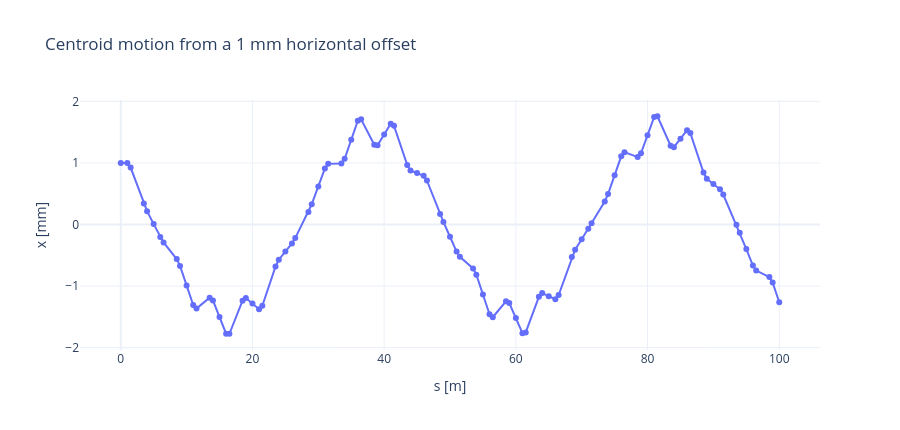
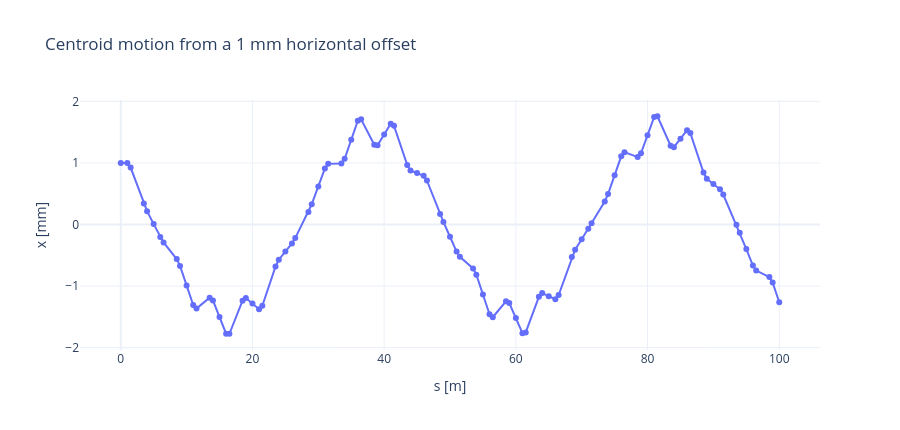

The cell these charts' notebook holds for them, in order:
### Markdown cell above
**Q6) How many oscillations does a single particle make in 100 m?**

You can calculate this from the tune, but the cell below also launches a 1 mm horizontal centroid offset. The centroid follows the same linear equations as a single particle.

### Code cell
tw_centroid = qfh.centroid_orbit(fodo_100m, x0=1e-3, px0=0.0)
qfh.plot_centroid(tw_centroid)

### Figure 1 — Plotly figure (JSON) as saved in the notebook; plotly's stock layout.template omitted (floating-point values rounded to 4 significant figures)
{"data": [{"hovertemplate": "%{text}<br>s = %{x:.4g} m<br>x = %{y:.5g} mm<extra></extra>", "mode": "lines+markers", "name": "x centroid", "text": ["D1_c01", "QF_c01", "D2_c01", "QD_c01", "D3_c01", "D1_c02", "QF_c02", "D2_c02", "QD_c02", "D3_c02", "D1_c03", "QF_c03", "D2_c03", "QD_c03", "D3_c03", "D1_c04", "QF_c04", "D2_c04", "QD_c04", "D3_c04", "D1_c05", "QF_c05", "D2_c05", "QD_c05", "D3_c05", "D1_c06", "QF_c06", "D2_c06", "QD_c06", "D3_c06", "D1_c07", "QF_c07", "D2_c07", "QD_c07", "D3_c07", "D1_c08", "QF_c08", "D2_c08", "QD_c08", "D3_c08", "D1_c09", "QF_c09", "D2_c09", "QD_c09", "D3_c09", "D1_c10", "QF_c10", "D2_c10", "QD_c10", "D3_c10", "D1_c11", "QF_c11", "D2_c11", "QD_c11", "D3_c11", "D1_c12", "QF_c12", "D2_c12", "QD_c12", "D3_c12", "D1_c13", "QF_c13", "D2_c13", "QD_c13", "D3_c13", "D1_c14", "QF_c14", "D2_c14", "QD_c14", "D3_c14", "D1_c15", "QF_c15", "D2_c15", "QD_c15", "D3_c15", "D1_c16", "QF_c16", "D2_c16", "QD_c16", "D3_c16", "D1_c17", "QF_c17", "D2_c17", "QD_c17", "D3_c17", "D1_c18", "QF_c18", "D2_c18", "QD_c18", "D3_c18", "D1_c19", "QF_c19", "D2_c19", "QD_c19", "D3_c19", "D1_c20", "QF_c20", "D2_c20", "QD_c20", "D3_c20", "_end_point"], "type": "scatter", "x": [0.0, 1.0, 1.5, 3.5, 4.0, 5.0, 6.0, 6.5, 8.5, 9.0, 10.0, 11.0, 11.5, 13.5, 14.0, 15.0, 16.0, 16.5, 18.5, 19.0, 20.0, 21.0, 21.5, 23.5, 24.0, 25.0, 26.0, 26.5, 28.5, 29.0, 30.0, 31.0, 31.5, 33.5, 34.0, 35.0, 36.0, 36.5, 38.5, 39.0, 40.0, 41.0, 41.5, 43.5, 44.0, 45.0, 46.0, 46.5, 48.5, 49.0, 50.0, 51.0, 51.5, 53.5, 54.0, 55.0, 56.0, 56.5, 58.5, 59.0, 60.0, 61.0, 61.5, 63.5, 64.0, 65.0, 66.0, 66.5, 68.5, 69.0, 70.0, 71.0, 71.5, 73.5, 74.0, 75.0, 76.0, 76.5, 78.5, 79.0, 80.0, 81.0, 81.5, 83.5, 84.0, 85.0, 86.0, 86.5, 88.5, 89.0, 90.0, 91.0, 91.5, 93.5, 94.0, 95.0, 96.0, 96.5, 98.5, 99.0, 100.0], "y": [1.0, 1.0, 0.9259, 0.3408, 0.2167, 0.006789, -0.2032, -0.2905, -0.5604, -0.6722, -0.9897, -1.307, -1.365, -1.189, -1.233, -1.504, -1.774, -1.775, -1.237, -1.194, -1.285, -1.376, -1.319, -0.6831, -0.5719, -0.4399, -0.3078, -0.2206, 0.2041, 0.3284, 0.6197, 0.9109, 0.9855, 0.9918, 1.069, 1.377, 1.686, 1.711, 1.296, 1.288, 1.463, 1.639, 1.603, 0.9687, 0.8797, 0.8364, 0.7932, 0.7133, 0.1691, 0.0425, -0.1983, -0.439, -0.5239, -0.7129, -0.8154, -1.136, -1.457, -1.506, -1.247, -1.276, -1.521, -1.765, -1.754, -1.174, -1.115, -1.164, -1.213, -1.147, -0.5283, -0.4099, -0.2396, -0.06931, 0.01886, 0.3748, 0.4945, 0.8012, 1.108, 1.175, 1.095, 1.158, 1.452, 1.745, 1.759, 1.282, 1.257, 1.394, 1.532, 1.485, 0.8437, 0.7433, 0.6576, 0.5719, 0.4877, -0.005646, -0.1325, -0.3997, -0.6668, -0.7477, -0.8523, -0.9438, -1.262]}], "layout": {"height": 430, "title": {"text": "Centroid motion from a 1 mm horizontal offset"}, "width": 900, "xaxis": {"title": {"text": "s [m]"}}, "yaxis": {"title": {"text": "x [mm]"}}}}

### Figure 2 — Plotly figure (JSON) as saved in the notebook; plotly's stock layout.template omitted (floating-point values rounded to 4 significant figures)
{"data": [{"hovertemplate": "%{text}<br>s = %{x:.4g} m<br>x = %{y:.5g} mm<extra></extra>", "mode": "lines+markers", "name": "x centroid", "text": ["D1_c01", "QF_c01", "D2_c01", "QD_c01", "D3_c01", "D1_c02", "QF_c02", "D2_c02", "QD_c02", "D3_c02", "D1_c03", "QF_c03", "D2_c03", "QD_c03", "D3_c03", "D1_c04", "QF_c04", "D2_c04", "QD_c04", "D3_c04", "D1_c05", "QF_c05", "D2_c05", "QD_c05", "D3_c05", "D1_c06", "QF_c06", "D2_c06", "QD_c06", "D3_c06", "D1_c07", "QF_c07", "D2_c07", "QD_c07", "D3_c07", "D1_c08", "QF_c08", "D2_c08", "QD_c08", "D3_c08", "D1_c09", "QF_c09", "D2_c09", "QD_c09", "D3_c09", "D1_c10", "QF_c10", "D2_c10", "QD_c10", "D3_c10", "D1_c11", "QF_c11", "D2_c11", "QD_c11", "D3_c11", "D1_c12", "QF_c12", "D2_c12", "QD_c12", "D3_c12", "D1_c13", "QF_c13", "D2_c13", "QD_c13", "D3_c13", "D1_c14", "QF_c14", "D2_c14", "QD_c14", "D3_c14", "D1_c15", "QF_c15", "D2_c15", "QD_c15", "D3_c15", "D1_c16", "QF_c16", "D2_c16", "QD_c16", "D3_c16", "D1_c17", "QF_c17", "D2_c17", "QD_c17", "D3_c17", "D1_c18", "QF_c18", "D2_c18", "QD_c18", "D3_c18", "D1_c19", "QF_c19", "D2_c19", "QD_c19", "D3_c19", "D1_c20", "QF_c20", "D2_c20", "QD_c20", "D3_c20", "_end_point"], "type": "scatter", "x": [0.0, 1.0, 1.5, 3.5, 4.0, 5.0, 6.0, 6.5, 8.5, 9.0, 10.0, 11.0, 11.5, 13.5, 14.0, 15.0, 16.0, 16.5, 18.5, 19.0, 20.0, 21.0, 21.5, 23.5, 24.0, 25.0, 26.0, 26.5, 28.5, 29.0, 30.0, 31.0, 31.5, 33.5, 34.0, 35.0, 36.0, 36.5, 38.5, 39.0, 40.0, 41.0, 41.5, 43.5, 44.0, 45.0, 46.0, 46.5, 48.5, 49.0, 50.0, 51.0, 51.5, 53.5, 54.0, 55.0, 56.0, 56.5, 58.5, 59.0, 60.0, 61.0, 61.5, 63.5, 64.0, 65.0, 66.0, 66.5, 68.5, 69.0, 70.0, 71.0, 71.5, 73.5, 74.0, 75.0, 76.0, 76.5, 78.5, 79.0, 80.0, 81.0, 81.5, 83.5, 84.0, 85.0, 86.0, 86.5, 88.5, 89.0, 90.0, 91.0, 91.5, 93.5, 94.0, 95.0, 96.0, 96.5, 98.5, 99.0, 100.0], "y": [1.0, 1.0, 0.9259, 0.3408, 0.2167, 0.006789, -0.2032, -0.2905, -0.5604, -0.6722, -0.9897, -1.307, -1.365, -1.189, -1.233, -1.504, -1.774, -1.775, -1.237, -1.194, -1.285, -1.376, -1.319, -0.6831, -0.5719, -0.4399, -0.3078, -0.2206, 0.2041, 0.3284, 0.6197, 0.9109, 0.9855, 0.9918, 1.069, 1.377, 1.686, 1.711, 1.296, 1.288, 1.463, 1.639, 1.603, 0.9687, 0.8797, 0.8364, 0.7932, 0.7133, 0.1691, 0.0425, -0.1983, -0.439, -0.5239, -0.7129, -0.8154, -1.136, -1.457, -1.506, -1.247, -1.276, -1.521, -1.765, -1.754, -1.174, -1.115, -1.164, -1.213, -1.147, -0.5283, -0.4099, -0.2396, -0.06931, 0.01886, 0.3748, 0.4945, 0.8012, 1.108, 1.175, 1.095, 1.158, 1.452, 1.745, 1.759, 1.282, 1.257, 1.394, 1.532, 1.485, 0.8437, 0.7433, 0.6576, 0.5719, 0.4877, -0.005646, -0.1325, -0.3997, -0.6668, -0.7477, -0.8523, -0.9438, -1.262]}], "layout": {"height": 430, "title": {"text": "Centroid motion from a 1 mm horizontal offset"}, "width": 900, "xaxis": {"title": {"text": "s [m]"}}, "yaxis": {"title": {"text": "x [mm]"}}}}
